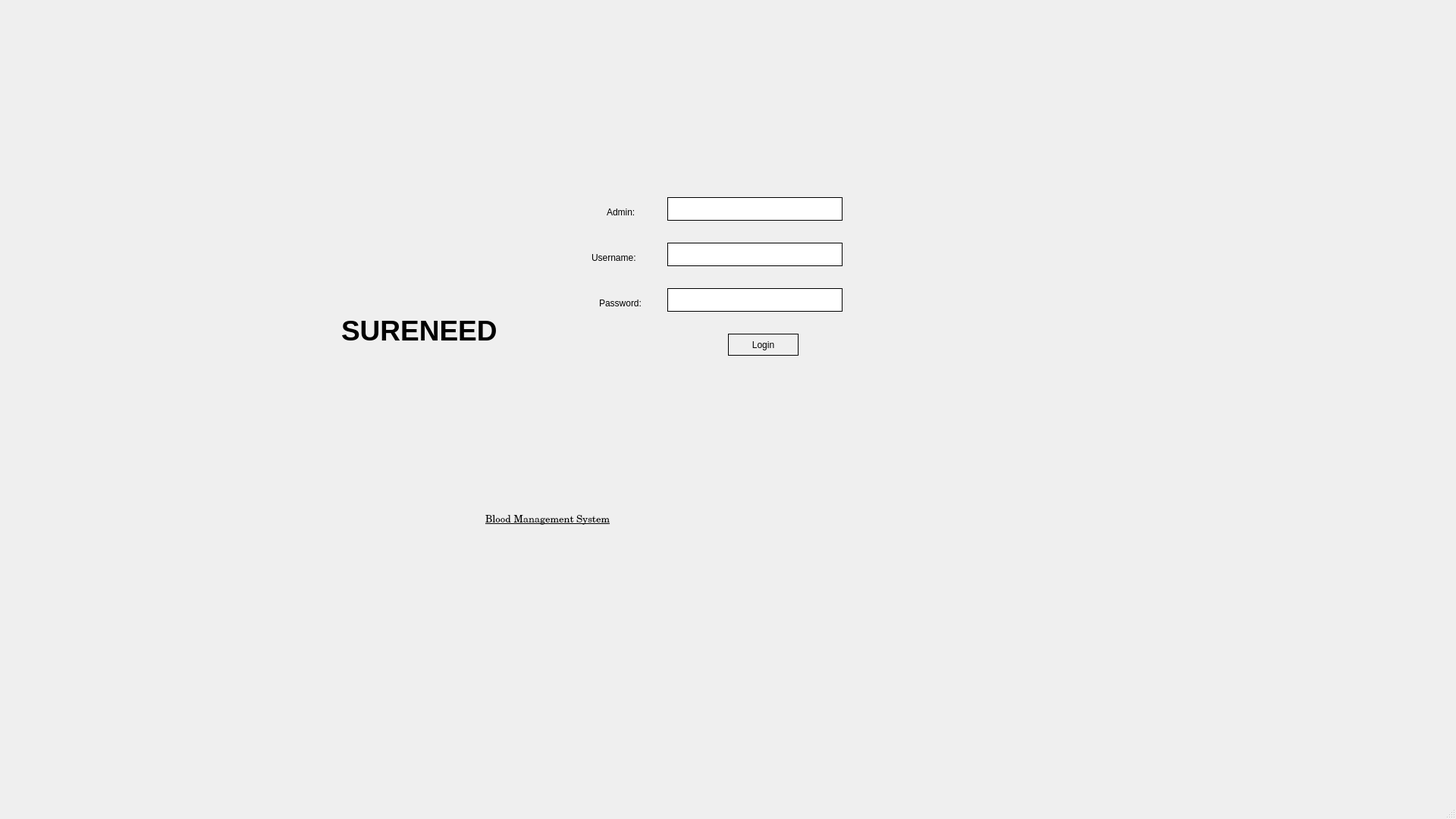
<?xml version="1.0" encoding="UTF-8"?>
<ui version="4.0">
 <class>MainWindow</class>
 <widget class="QMainWindow" name="MainWindow">
  <property name="windowModality">
   <enum>Qt::NonModal</enum>
  </property>
  <property name="geometry">
   <rect>
    <x>0</x>
    <y>0</y>
    <width>1920</width>
    <height>1080</height>
   </rect>
  </property>
  <property name="windowTitle">
   <string>MainWindow</string>
  </property>
  <property name="layoutDirection">
   <enum>Qt::LeftToRight</enum>
  </property>
  <property name="autoFillBackground">
   <bool>false</bool>
  </property>
  <property name="documentMode">
   <bool>false</bool>
  </property>
  <widget class="QWidget" name="centralwidget">
   <widget class="QPushButton" name="btnLogin">
    <property name="geometry">
     <rect>
      <x>960</x>
      <y>440</y>
      <width>93</width>
      <height>29</height>
     </rect>
    </property>
    <property name="styleSheet">
     <string notr="true">QPushButton{
border: 1px solid black;
}
QPushButton:enabled{
background-color: dark gray;
color: black;
}
QPushButton:pressed{
background-color: #C0C0C0;
color: #000000;
}
QPushButton: hover: !pressed {
background-color: #000000;
color: #000000;
}
QPushButton:disabled{
background-color: #aaaaaa;
color: #ffffff;
}</string>
    </property>
    <property name="text">
     <string>Login</string>
    </property>
   </widget>
   <widget class="QLabel" name="label">
    <property name="geometry">
     <rect>
      <x>800</x>
      <y>270</y>
      <width>63</width>
      <height>20</height>
     </rect>
    </property>
    <property name="text">
     <string>Admin:</string>
    </property>
   </widget>
   <widget class="QLabel" name="label_2">
    <property name="geometry">
     <rect>
      <x>790</x>
      <y>390</y>
      <width>71</width>
      <height>20</height>
     </rect>
    </property>
    <property name="text">
     <string>Password:</string>
    </property>
   </widget>
   <widget class="QLabel" name="label_3">
    <property name="geometry">
     <rect>
      <x>780</x>
      <y>330</y>
      <width>71</width>
      <height>20</height>
     </rect>
    </property>
    <property name="text">
     <string>Username:</string>
    </property>
   </widget>
   <widget class="QWidget" name="widget" native="true">
    <property name="geometry">
     <rect>
      <x>420</x>
      <y>220</y>
      <width>251</width>
      <height>171</height>
     </rect>
    </property>
    <property name="styleSheet">
     <string notr="true">QWidget{
image: url(&quot;C:/Users/clint/Pictures/sblood.png&quot;);
}</string>
    </property>
   </widget>
   <widget class="QLabel" name="label_4">
    <property name="geometry">
     <rect>
      <x>450</x>
      <y>410</y>
      <width>251</width>
      <height>51</height>
     </rect>
    </property>
    <property name="font">
     <font>
      <pointsize>28</pointsize>
      <bold>true</bold>
     </font>
    </property>
    <property name="text">
     <string>SURENEED</string>
    </property>
   </widget>
   <widget class="QLabel" name="label_5">
    <property name="geometry">
     <rect>
      <x>640</x>
      <y>670</y>
      <width>221</width>
      <height>31</height>
     </rect>
    </property>
    <property name="font">
     <font>
      <family>Century</family>
      <pointsize>10</pointsize>
      <underline>true</underline>
     </font>
    </property>
    <property name="text">
     <string>Blood Management System</string>
    </property>
   </widget>
   <widget class="QLineEdit" name="txtPassword">
    <property name="geometry">
     <rect>
      <x>880</x>
      <y>380</y>
      <width>231</width>
      <height>31</height>
     </rect>
    </property>
    <property name="styleSheet">
     <string notr="true">QLineEdit{
border: 1px solid black;
}</string>
    </property>
    <property name="echoMode">
     <enum>QLineEdit::Password</enum>
    </property>
   </widget>
   <widget class="QLineEdit" name="txtAdmin">
    <property name="geometry">
     <rect>
      <x>880</x>
      <y>260</y>
      <width>231</width>
      <height>31</height>
     </rect>
    </property>
    <property name="styleSheet">
     <string notr="true">QLineEdit{
border: 1px solid black;
}</string>
    </property>
   </widget>
   <widget class="QLineEdit" name="txtUsername">
    <property name="geometry">
     <rect>
      <x>880</x>
      <y>320</y>
      <width>231</width>
      <height>31</height>
     </rect>
    </property>
    <property name="styleSheet">
     <string notr="true">QLineEdit{
border: 1px solid black;
}</string>
    </property>
   </widget>
   <zorder>widget</zorder>
   <zorder>btnLogin</zorder>
   <zorder>label</zorder>
   <zorder>label_2</zorder>
   <zorder>label_3</zorder>
   <zorder>label_4</zorder>
   <zorder>label_5</zorder>
   <zorder>txtPassword</zorder>
   <zorder>txtAdmin</zorder>
   <zorder>txtUsername</zorder>
  </widget>
  <widget class="QMenuBar" name="menubar">
   <property name="geometry">
    <rect>
     <x>0</x>
     <y>0</y>
     <width>1920</width>
     <height>26</height>
    </rect>
   </property>
  </widget>
  <widget class="QStatusBar" name="statusbar"/>
 </widget>
 <resources/>
 <connections/>
</ui>
